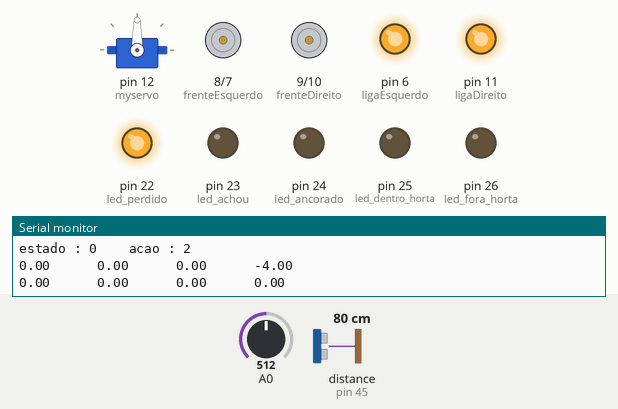
A sketch run on a simulated Arduino Mega 2560, built with avr-gcc and run on an emulated ATmega2560. On the bench: servo, motor-driver pin pairs drawn as motors (green arrow = first pin HIGH = forward, orange = second pin HIGH = backward, longer = more drive), output pins drawn as LEDs (lit = HIGH), the last lines printed to the serial monitor. The inputs (shaded band) are chosen by the test bench; at power-on: A0 = 512, distance to the obstacle (sensor on pin 45) 80 cm. The echo pulse lasts 58.3 µs per cm; random numbers use the default seed unless the sketch sets one.

Above: at 1.04 s.
1.3 s: A0 set to 17
At 1.33 s:
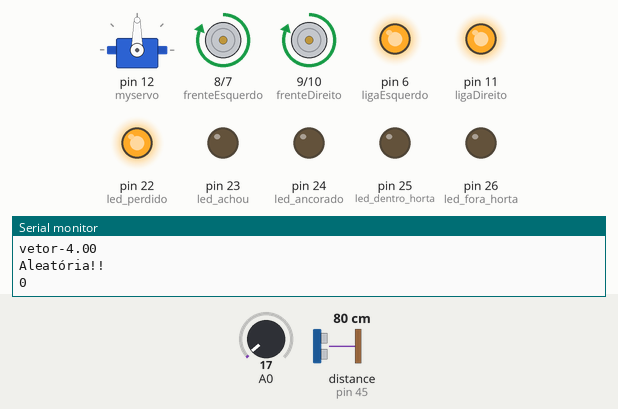
4.5 s: A0 set to 13
At 4.89 s:
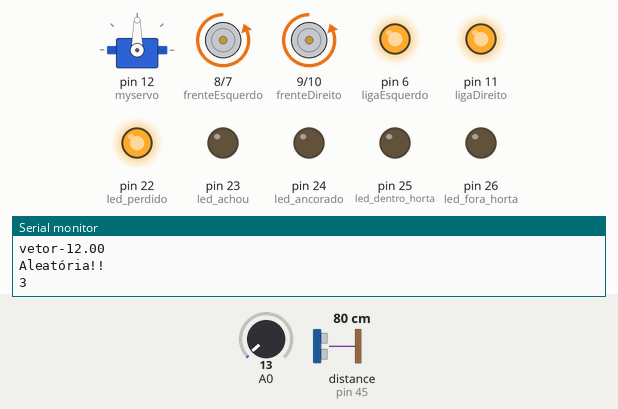
At 5.3 s:
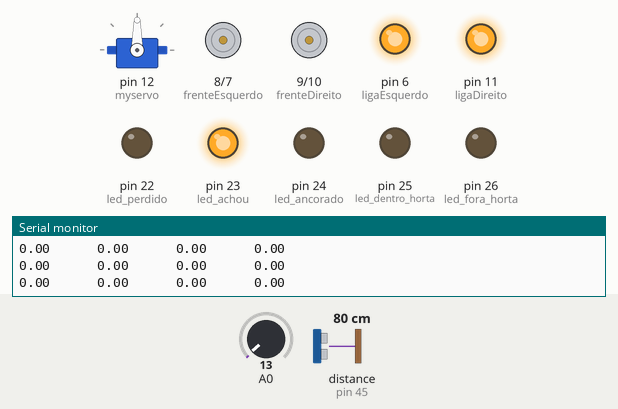
Timing chart, 0 to 7.5 s (numbered marks = the images above; inputs shaded):
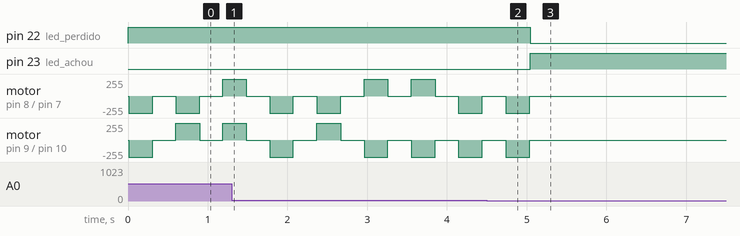

Measured:
- the behaviour switches between 15 and 14 on A0 (found by bisection; images 1 and 2)
- after the input at 4.5 s, pin 22 (led_perdido): HIGH → LOW after 0.54 s; pin 23 (led_achou): LOW → HIGH after 0.54 s

The sketch:

007.ino
```cpp
#include <Ultrasonic.h>
Ultrasonic ultrasonic(43,45); // (Trig PIN,Echo PIN)
#include <Servo.h>
Servo myservo;


int led_perdido = 22;
int led_achou = 23;
int led_ancorado = 24;
int led_dentro_horta = 25;
int led_fora_horta = 26;


int ligaDireito = 11;
int frenteDireito = 9;
int trasDireito = 10;

int ligaEsquerdo= 6;
int frenteEsquerdo = 8;
int trasEsquerdo = 7;

int percentualGraddle = 30;


//estados: perdido = 0 = BRANCO  achou = 1 = VERDE BRILHANTE   ancorado = 2 = AZUL   dentroHorta = 3 = VERDECLARO    foraHorta= 4  = VERMELHO
//acoes: frente = 0 , direita = 1, esquerda= 2, tras = 3, parar = 4
/*                                 frente| direita | esquerda | tras |
perdido                          |    0       0         0        0
achou                            |    0       0         0        0
ancorado                         |    0       0         0        0
dentroHorta                      |    0       0         0        0
foraHorta                        |    0       0         0        0

*/
float Q[5][4] = {0};
float R[5][4] = {0
                 };
int qtd_episodios = 50 ;

void setup() {
          Serial.begin(9600);
          myservo.attach(12);
          myservo.write(90);

          pinMode(led_perdido,OUTPUT);
          pinMode(led_achou,OUTPUT);
          pinMode(led_ancorado,OUTPUT);
          pinMode(led_dentro_horta,OUTPUT);
          pinMode(led_fora_horta,OUTPUT);


          pinMode(ligaDireito,OUTPUT);
          pinMode(frenteDireito,OUTPUT);
          pinMode(trasDireito,OUTPUT);
          pinMode(ligaEsquerdo,OUTPUT);
          pinMode(frenteEsquerdo,OUTPUT);
          pinMode(trasEsquerdo,OUTPUT);


          digitalWrite(ligaDireito,HIGH);//ativa o lado dieito
          digitalWrite(ligaEsquerdo,HIGH);//stivs o lado esquerdo


          randomSeed(analogRead(A3));
}


void loop(){


         int state = 0;// inicializa variavel estado
         int acao = 0;//inicializa variavel acao
         float aprendizagem = 0.8;
         float fatorD = 0.95;

      for(int i = 0; i < qtd_episodios ; i++ ){ // 20 episódios
          state = verificaEstado(); // verifica o estado atual do agente
          while(state != 1){
               int gradle = random(101);
               int aRandom = random(4);
              acao = escolheAcao(state,gradle,aRandom);

              executaAcao(acao);

              delay(300);

              parar();
              int slinha = verificaEstado();
              exibeValores(state,acao);

              Q[state][acao] = Q[state][acao] + aprendizagem * (R[state][acao]+ geraRecompensa(slinha) + (fatorD * (Q[slinha][acao] - Q[state][acao])));

              state = slinha;
              delay(0);
          }
        delay(10000);
          percentualGraddle = percentualGraddle - 5;
      }

    while(true){
      for(int i=0;i<5;i++){
      acendeLed(i);
      delay(200);
      }
    }
 }


 float geraRecompensa(int s){
  switch(s){
    case 0:
      return -5;//perdido
    break;
    case 1:
      return 10;//achou
    break;
    case 2:
      return 5;//ancorado
    break;
    case 3:
      return -3;//dentro
    break;
    case 4:
      return -3;//fora
    break;
    default:
    break;
    }

    /*
  if(s==1 || s == 2){
    //return (analogRead(A0)/950) + 1;
      return ((1024 - analogRead(A0))/1000)+1;
   }else{
    //return analogRead(A0)/950;
      return (1024 - analogRead(A0))/1000;
   }*/
   return 0;
  }

void executaAcao(int a){
      if(a == 0){
          frente(255);
      }else if(a == 1){
          giraDireita(255);
      }else if(a == 2){
          giraEsquerda(255);
      }else if(a == 3){
          tras(255);
      }else if(a == 4){
          parar();
      }

}
int escolheAcao(int s, int gradle,int aRandom){

   float vetor[4]= {0,0,0,0};
   int a = 0;
   for(int i=0; i < 4; i++){ //percorre as ações do estado colocando num vetor
   vetor[i] = Q[s][i]; // atribui a linha referente ao estado s
   Serial.print("vetor");
Serial.println(vetor[i]);
   }

   int iMaior = 0;
   int indiceAnterior=0;
   int i = 0;
   do {
        if (vetor[i] > vetor[indiceAnterior]) {
            iMaior = i;
            indiceAnterior = i;//in
        }
        i++;
    } while (i < 4);

  if(iMaior == 0 || gradle < percentualGraddle && gradle >= 0 ){ //se o maior == 0 ou o gradle aleatorio for verdadeiro o agente deve explorar
    Serial.println("Aleatória!!");
      a =  aRandom ;
  }else{
      Serial.println("Acao escolhida!!");
      a = iMaior;// a acao recebe o maior valor da linha do estado atual da matriz q
  }
  Serial.println(a);
  return a;
}

int verificaEstado(){
     int ultrassom = ultrasonic.Ranging(CM);


   if(analogRead(A0) < 15){
    Serial.println("achou");
    acendeLed(1);
    return 1; // retorna que alcançou o objetivo
   }else if(ultrassom > 20 ){
    acendeLed(0);
    Serial.println("perdido");
    return 0;
   }else if(ultrassom <= 10){
    acendeLed(4);
    Serial.println("dentroHorta");
    return 3;
   }else if(ultrassom > 10 && ultrassom <= 15){
    acendeLed(2);
    Serial.println("ancorado");
    return 2;
   }else if(ultrassom > 15){
    acendeLed(3);
    Serial.println("foraHorta");
    return 4;
   }

 }


void exibeValores(int s, int a){
    Serial.print("luz :  ");
    Serial.print(analogRead(A0));
    Serial.print("    ultrassom : ");
    Serial.println(ultrasonic.Ranging(CM));
    Serial.print("estado : ");
    Serial.print(s);
    Serial.print("    acao : ");
    Serial.println(a);
  //exibe Q
   for(int i=0;i < 5;i++){
      for(int j=0;j < 4;j++){
        Serial.print(Q[i][j]);
        Serial.print("      ");
      }
      Serial.println("");
    }
  }


void parar(){
  digitalWrite(trasDireito,LOW);
  digitalWrite(frenteDireito,LOW);
  digitalWrite(trasEsquerdo,LOW);
  digitalWrite(frenteEsquerdo,LOW);
  }
void frente(int vel){
  digitalWrite(trasDireito,LOW);//desativa os opostos
  digitalWrite(trasEsquerdo,LOW);
  analogWrite(frenteDireito,vel);
  analogWrite(frenteEsquerdo,vel);
  }
void tras(int vel){
  digitalWrite(frenteDireito,LOW);
  digitalWrite(frenteEsquerdo,LOW);
  analogWrite(trasDireito,vel);
  analogWrite(trasEsquerdo,vel);
  }
 void giraEsquerda(int vel){
  digitalWrite(trasDireito,LOW);
  digitalWrite(frenteEsquerdo,LOW);
  analogWrite(frenteDireito,vel);
  analogWrite(trasEsquerdo,vel);
  }
  void giraDireita(int vel){
  digitalWrite(frenteDireito,LOW);
  digitalWrite(trasEsquerdo,LOW);
  analogWrite(trasDireito,vel);
  analogWrite(frenteEsquerdo,vel);
  }
  void acendeLed(int estado){
  if(estado == 0){
      digitalWrite(led_perdido,HIGH);
      digitalWrite(led_achou,LOW);
      digitalWrite(led_ancorado,LOW);
      digitalWrite(led_dentro_horta,LOW);
      digitalWrite(led_fora_horta,LOW);
    }else if(estado == 1){
      digitalWrite(led_perdido,LOW);
      digitalWrite(led_achou,HIGH);
      digitalWrite(led_ancorado,LOW);
      digitalWrite(led_dentro_horta,LOW);
      digitalWrite(led_fora_horta,LOW);
    }else if(estado == 2){
      digitalWrite(led_perdido,LOW);
      digitalWrite(led_achou,LOW);
      digitalWrite(led_ancorado,HIGH);
      digitalWrite(led_dentro_horta,LOW);
      digitalWrite(led_fora_horta,LOW);
    }else if(estado == 3){
      digitalWrite(led_perdido,LOW);
      digitalWrite(led_achou,LOW);
      digitalWrite(led_ancorado,LOW);
      digitalWrite(led_dentro_horta,HIGH);
      digitalWrite(led_fora_horta,LOW);
      }else if(estado == 4){
      digitalWrite(led_perdido,LOW);
      digitalWrite(led_achou,LOW);
      digitalWrite(led_ancorado,LOW);
      digitalWrite(led_dentro_horta,LOW);
      digitalWrite(led_fora_horta,HIGH);
        }else if(estado == 5){
      digitalWrite(led_perdido,LOW);
      digitalWrite(led_achou,LOW);
      digitalWrite(led_ancorado,HIGH);
      digitalWrite(led_dentro_horta,HIGH);
      digitalWrite(led_fora_horta,LOW);
        }else if(estado == 6){
      digitalWrite(led_perdido,LOW);
      digitalWrite(led_achou,LOW);
      digitalWrite(led_ancorado,LOW);
      digitalWrite(led_dentro_horta,HIGH);
      digitalWrite(led_fora_horta,HIGH);
        }else if(estado == 7){
      digitalWrite(led_perdido,LOW);
      digitalWrite(led_achou,LOW);
      digitalWrite(led_ancorado,HIGH);
      digitalWrite(led_dentro_horta,LOW);
      digitalWrite(led_fora_horta,HIGH);
        }else if(estado == 8){
      digitalWrite(led_perdido,LOW);
      digitalWrite(led_achou,LOW);
      digitalWrite(led_ancorado,HIGH);
      digitalWrite(led_dentro_horta,HIGH);
      digitalWrite(led_fora_horta,HIGH);
        }

  }
```
